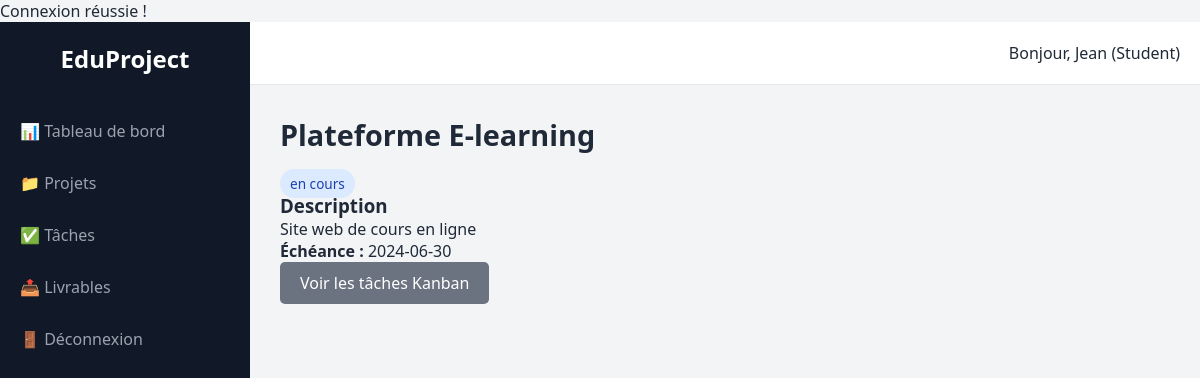
The app's page /project_detail.php?id=1 (signed in) with its own data.
### tables this page shows
CREATE TABLE projects (
    id INT AUTO_INCREMENT PRIMARY KEY,
    title VARCHAR(150),
    description TEXT,
    status ENUM('proposé', 'validé', 'en cours', 'en retard', 'livré', 'soutenu', 'clôturé') DEFAULT 'proposé',
    start_date DATE,
    end_date DATE,
    created_by INT,
    supervisor_id INT NULL,
    created_at TIMESTAMP DEFAULT CURRENT_TIMESTAMP,
    FOREIGN KEY (created_by) REFERENCES users(id),
    FOREIGN KEY (supervisor_id) REFERENCES users(id)
);

### project_detail.php (the view, shortened to what this page needs)
<?php
require_once 'includes/db.php';
$projectId = $_GET['id'] ?? 0;
$stmt = $pdo->prepare("SELECT * FROM projects WHERE id = ?");
$stmt->execute([$projectId]);
$project = $stmt->fetch();
include 'includes/header.php';
?>
<h1><?= htmlspecialchars($project['title']) ?></h1>
<p><span class="badge status-<?= str_replace(' ', '-', $project['status']) ?>"><?= $project['status'] ?></span></p>
<div class="card">
    <h3>Description</h3>
    <p><?= nl2br(htmlspecialchars($project['description'])) ?></p>
    <p><strong>Échéance :</strong> <?= $project['end_date'] ?></p>
</div>
<a href="tasks.php?project_id=<?= $project['id'] ?>" class="btn btn-secondary">Voir les tâches Kanban</a>
<?php include 'includes/footer.php'; ?>

### assets/css/style.css (style rules this page uses)
:root { --primary: #1A56DB; --sidebar-bg: #111827; --bg: #F3F4F6; --text: #1F2937; --card-bg: #FFFFFF; }
* { box-sizing: border-box; margin: 0; padding: 0; font-family: 'Segoe UI', Tahoma, Geneva, Verdana, sans-serif; }
body { background-color: var(--bg); color: var(--text); }
h1 { margin-bottom: 20px; font-size: 1.8rem; }
.btn { padding: 10px 20px; border: none; border-radius: 5px; cursor: pointer; text-decoration: none; display: inline-block; }
.btn-secondary { background: #6B7280; color: white; }
.badge { padding: 5px 10px; border-radius: 20px; font-size: 0.85rem; background: #E5E7EB; color: #374151; }
.status-en-cours { background: #DBEAFE; color: #1E40AF; }

### records on screen
projects: title "Plateforme E-learning", status "en cours", description "Site web de cours en ligne", end_date "2024-06-30"

### other values on screen
$_SESSION['first_name'] "Jean"
$_SESSION['role'] "Student"
